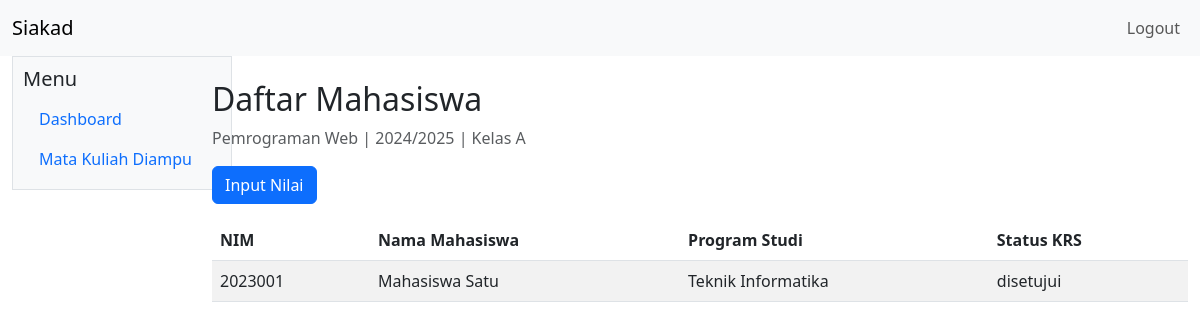
/dosen/mahasiswa.php?jadwal=1 (signed in), run on the app's committed database.
### tables this page shows
CREATE TABLE jadwal_kuliah (
    id_jadwal INT AUTO_INCREMENT PRIMARY KEY,
    id_mata_kuliah INT NOT NULL,
    id_dosen INT NOT NULL,
    id_tahun_akademik INT NOT NULL,
    kelas VARCHAR(20) NOT NULL,
    hari VARCHAR(20) NOT NULL,
    jam_mulai TIME NOT NULL,
    jam_selesai TIME NOT NULL,
    ruangan VARCHAR(50) NOT NULL,
    kuota INT UNSIGNED NOT NULL DEFAULT 30,
    CONSTRAINT fk_jadwal_mata_kuliah FOREIGN KEY (id_mata_kuliah) REFERENCES mata_kuliah (id_mata_kuliah) ON UPDATE CASCADE ON DELETE RESTRICT,
    CONSTRAINT fk_jadwal_dosen FOREIGN KEY (id_dosen) REFERENCES dosen (id_dosen) ON UPDATE CASCADE ON DELETE RESTRICT,
    CONSTRAINT fk_jadwal_tahun_akademik FOREIGN KEY (id_tahun_akademik) REFERENCES tahun_akademik (id_tahun_akademik) ON UPDATE CASCADE ON DELETE RESTRICT,
    UNIQUE KEY uq_jadwal (id_mata_kuliah, id_dosen, id_tahun_akademik, kelas)
);

CREATE TABLE mata_kuliah (
    id_mata_kuliah INT AUTO_INCREMENT PRIMARY KEY,
    kode_mata_kuliah VARCHAR(20) NOT NULL UNIQUE,
    nama_mata_kuliah VARCHAR(100) NOT NULL,
    sks TINYINT UNSIGNED NOT NULL,
    semester TINYINT UNSIGNED NOT NULL
);

CREATE TABLE tahun_akademik (
    id_tahun_akademik INT AUTO_INCREMENT PRIMARY KEY,
    tahun_akademik VARCHAR(20) NOT NULL,
    semester ENUM('ganjil', 'genap') NOT NULL,
    status ENUM('aktif', 'nonaktif') NOT NULL DEFAULT 'nonaktif',
    UNIQUE KEY uq_tahun_semester (tahun_akademik, semester)
);

CREATE TABLE krs (
    id_krs INT AUTO_INCREMENT PRIMARY KEY,
    id_mahasiswa INT NOT NULL,
    id_tahun_akademik INT NOT NULL,
    tanggal_pengisian DATE NOT NULL,
    status_krs ENUM('draft', 'diajukan', 'disetujui', 'dikunci') NOT NULL DEFAULT 'draft',
    CONSTRAINT fk_krs_mahasiswa FOREIGN KEY (id_mahasiswa) REFERENCES mahasiswa (id_mahasiswa) ON UPDATE CASCADE ON DELETE CASCADE,
    CONSTRAINT fk_krs_tahun_akademik FOREIGN KEY (id_tahun_akademik) REFERENCES tahun_akademik (id_tahun_akademik) ON UPDATE CASCADE ON DELETE RESTRICT,
    UNIQUE KEY uq_krs (id_mahasiswa, id_tahun_akademik)
);

CREATE TABLE mahasiswa (
    id_mahasiswa INT AUTO_INCREMENT PRIMARY KEY,
    id_user INT NOT NULL UNIQUE,
    nim VARCHAR(20) NOT NULL UNIQUE,
    nama_mahasiswa VARCHAR(100) NOT NULL,
    jenis_kelamin ENUM('L', 'P') NOT NULL,
    tanggal_lahir DATE NULL,
    alamat TEXT NULL,
    email VARCHAR(100) NULL UNIQUE,
    no_telepon VARCHAR(20) NULL,
    program_studi VARCHAR(100) NOT NULL,
    angkatan YEAR NOT NULL,
    CONSTRAINT fk_mahasiswa_users FOREIGN KEY (id_user) REFERENCES users (id_user) ON UPDATE CASCADE ON DELETE CASCADE
);

### config/functions.php (called while the page is built, shortened)
<?php
function e($str) {
    return htmlspecialchars($str, ENT_QUOTES, 'UTF-8');
}
?>

### dosen/mahasiswa.php (the view, shortened to what this page needs)
<?php
require_once __DIR__ . '/../config/auth.php';
$dosen = get_current_dosen($mysqli, (int) $_SESSION['user']['id_user']);
$jadwalId = intval($_GET['jadwal'] ?? 0);
$stmt = $mysqli->prepare('SELECT jk.id_jadwal, mk.nama_mata_kuliah, mk.kode_mata_kuliah, ta.tahun_akademik, jk.kelas, jk.hari, jk.jam_mulai, jk.jam_selesai, jk.ruangan
                           FROM jadwal_kuliah jk
                           JOIN mata_kuliah mk ON jk.id_mata_kuliah = mk.id_mata_kuliah
                           JOIN tahun_akademik ta ON jk.id_tahun_akademik = ta.id_tahun_akademik
                           WHERE jk.id_jadwal = ? AND jk.id_dosen = ? LIMIT 1');
$stmt->bind_param('ii', $jadwalId, $dosen['id_dosen']);
$stmt->execute();
$jadwal = $stmt->get_result()->fetch_assoc();
require_once __DIR__ . '/../includes/header.php';
?>
  <div class="col-2">
    <?php require_once __DIR__ . '/../includes/sidebar.php'; ?>
  </div>
  <div class="col-10 mt-4">
    <h2>Daftar Mahasiswa</h2>
    <p class="text-muted"><?php echo e($jadwal['nama_mata_kuliah']); ?> | <?php echo e($jadwal['tahun_akademik']); ?> | Kelas <?php echo e($jadwal['kelas']); ?></p>
    <a href="nilai.php?jadwal=<?php echo $jadwal['id_jadwal']; ?>" class="btn btn-primary mb-3">Input Nilai</a>
    <table class="table table-striped table-responsive">
      <thead>
        <tr><th>NIM</th><th>Nama Mahasiswa</th><th>Program Studi</th><th>Status KRS</th></tr>
      </thead>
      <tbody>
      <?php
      $tahunAkademikId = (int) ($jadwal['id_tahun_akademik'] ?? $jadwalId);
      $stmt2 = $mysqli->prepare('SELECT m.nim, m.nama_mahasiswa, m.program_studi, k.status_krs
                                 FROM detail_krs dk
                                 JOIN krs k ON dk.id_krs = k.id_krs
                                 JOIN mahasiswa m ON k.id_mahasiswa = m.id_mahasiswa
                                 WHERE dk.id_jadwal = ? AND k.id_tahun_akademik = ? AND dk.status = "aktif"
                                 ORDER BY m.nama_mahasiswa');
      $stmt2->bind_param('ii', $jadwal['id_jadwal'], $tahunAkademikId);
      $stmt2->execute();
      $res = $stmt2->get_result();
      while ($row = $res->fetch_assoc()):
      ?>
        <tr>
          <td><?php echo e($row['nim']); ?></td>
          <td><?php echo e($row['nama_mahasiswa']); ?></td>
          <td><?php echo e($row['program_studi']); ?></td>
          <td><?php echo e($row['status_krs']); ?></td>
        </tr>
      <?php endwhile; ?>
      </tbody>
    </table>
  </div>
<?php require_once __DIR__ . '/../includes/footer.php'; ?>

### data on the page
jadwal_kuliah: id_mata_kuliah.nama_mata_kuliah "Pemrograman Web", id_tahun_akademik.tahun_akademik "2024/2025", kelas "A"
krs: id_mahasiswa.nim "2023001", id_mahasiswa.nama_mahasiswa "Mahasiswa Satu", id_mahasiswa.program_studi "Teknik Informatika", status_krs "disetujui"
